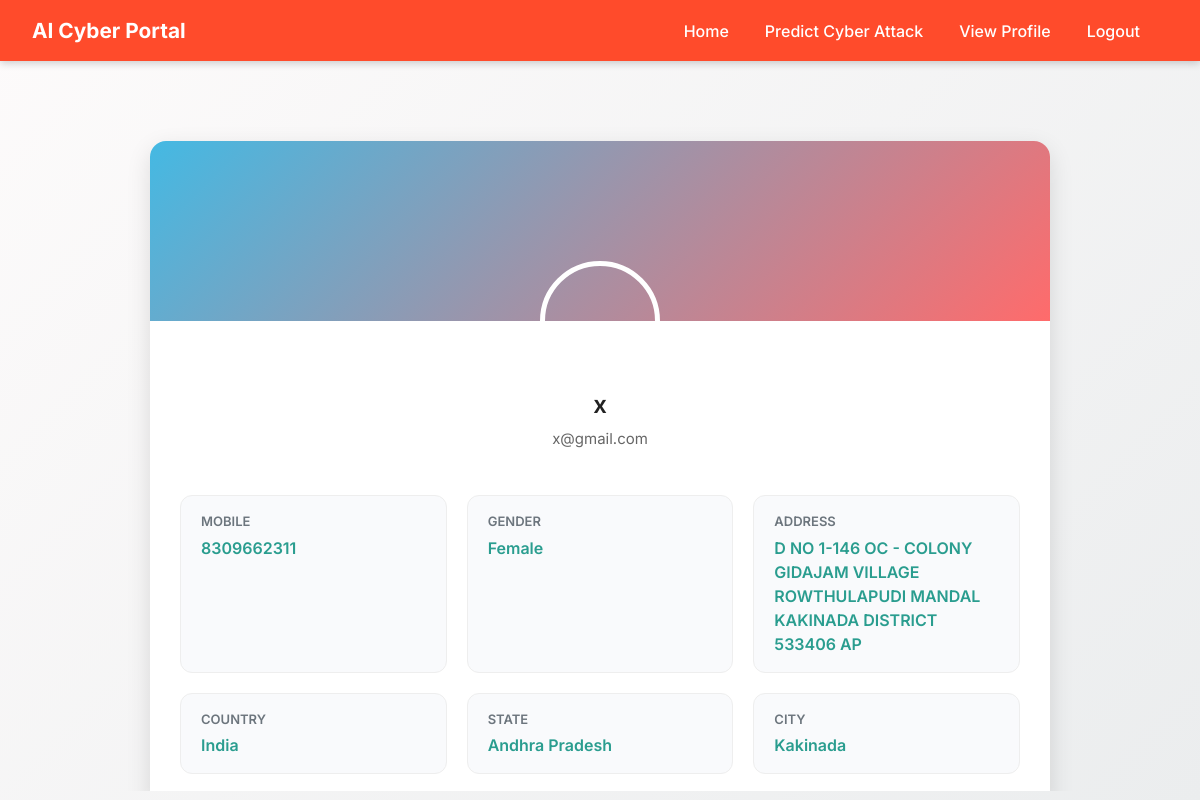
/ViewYourProfile/ (signed in), run on the app's committed database.
### Remote_User/models.py (models this page shows)
class ClientRegister_Model(models.Model):
    username = models.CharField(max_length=30)
    email = models.EmailField(max_length=30)
    password = models.CharField(max_length=10)
    phoneno = models.CharField(max_length=10)
    country = models.CharField(max_length=20)
    state = models.CharField(max_length=30)
    city = models.CharField(max_length=30)
    gender= models.CharField(max_length=10)
    address= models.CharField(max_length=20)

### Remote_User/views.py (the view)
# urls.py: re_path(r'^ViewYourProfile/$', remoteuser.ViewYourProfile, name="ViewYourProfile"),
def ViewYourProfile(request):
    userid = request.session['userid']
    obj = ClientRegister_Model.objects.get(id= userid)
    return render(request,'RUser/ViewYourProfile.html',{'object':obj})

### Template/htmls/RUser/ViewYourProfile.html (shortened to what this page needs)
{% extends 'RUser/Header.html' %}
{% block userblock %}
<body>
    <div class="profile-container">
        <div class="profile-header">
            <div class="profile-pic"></div>
        </div>
        <h2 class="profile-name">{{object.username}}</h2>
        <p class="profile-subtitle">{{object.email}}</p>
        <div class="profile-body">
            <div class="detail-card">
                <div class="detail-label">Mobile</div>
                <div class="detail-value">{{object.phoneno}}</div>
            </div>
            <div class="detail-card">
                <div class="detail-label">Gender</div>
                <div class="detail-value">{{object.gender}}</div>
            </div>
            <div class="detail-card">
                <div class="detail-label">Address</div>
                <div class="detail-value">{{object.address}}</div>
            </div>
            <div class="detail-card">
                <div class="detail-label">Country</div>
                <div class="detail-value">{{object.country}}</div>
            </div>
            <div class="detail-card">
                <div class="detail-label">State</div>
                <div class="detail-value">{{object.state}}</div>
            </div>
            <div class="detail-card">
                <div class="detail-label">City</div>
                <div class="detail-value">{{object.city}}</div>
            </div>
        </div>
    </div>
</body>
{% endblock %}

### Template/htmls/RUser/Header.html (style rules this page uses)
* { margin: 0; padding: 0; box-sizing: border-box; }
html, body { height: 100%; width: 100%; font-family: "Poppins", sans-serif; background: linear-gradient(135deg, #fdfbfb, #ebedee); color: #333; overflow: hidden; }

### Template/htmls/RUser/ViewYourProfile.html (style rules this page uses)
body { background-color: #f4f6f9; font-family: 'Inter', sans-serif; margin: 0; }
.profile-container { max-width: 900px; margin: 50px auto; background: #fff; border-radius: 16px; overflow: hidden; box-shadow: 0 8px 24px rgba(0,0,0,0.12); }
.profile-header { background: linear-gradient(135deg, #44b9e3, #ff6b6b); height: 180px; position: relative; }
.profile-pic { width: 120px; height: 120px; border-radius: 50%; border: 5px solid #fff; position: absolute; bottom: -60px; left: 50%; transform: translateX(-50%); background: url("https://cdn-icons-png.flaticon.com/512/149/149071.png") no-repeat center/cover; }
.profile-name { text-align: center; margin-top: 70px; font-size: 24px; font-weight: 600; color: #222; }
.profile-subtitle { text-align: center; font-size: 15px; color: #666; margin-bottom: 25px; }
.profile-body { padding: 20px 30px 40px; display: grid; grid-template-columns: repeat(auto-fit, minmax(250px, 1fr)); gap: 20px; }
.detail-card { background: #f9fafc; border-radius: 12px; padding: 16px 20px; transition: 0.3s; border: 1px solid #eee; }
.detail-label { font-size: 13px; color: #6c757d; text-transform: uppercase; font-weight: 600; margin-bottom: 4px; }
.detail-value { font-size: 16px; font-weight: 600; color: #2a9d8f; }

### data on the page
ClientRegister_Model: username "x", email "x@gmail.com", phoneno "8309662311", gender "Female", address "D NO 1-146 OC - COLONY GIDAJAM VILLAGE ROWTHULAPUDI MANDAL KAKINADA DISTRICT 533406 AP", country "India", state "Andhra Pradesh", city "Kakinada"
